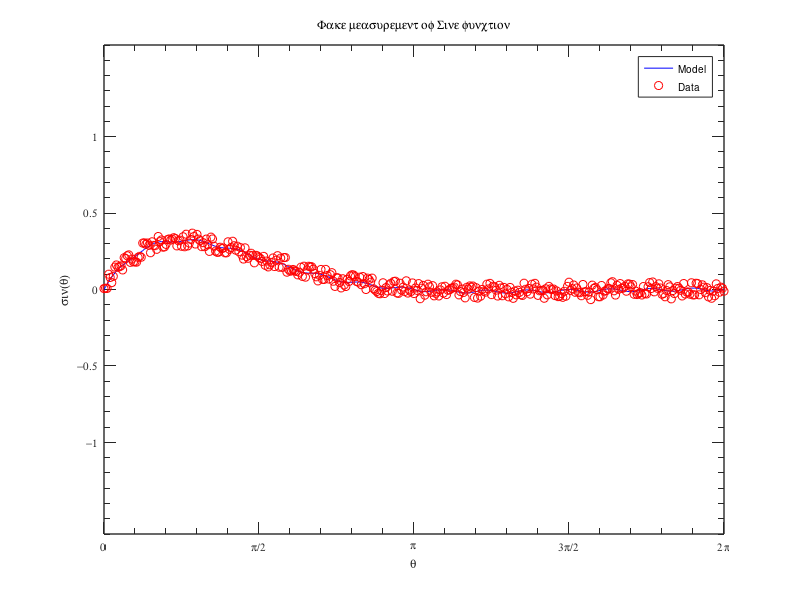

Write the MATLAB code that produced this figure.
clear; close all; clc;

x=0:pi / 200:2 * pi;
f=sin(x) .* exp(-x) + 0.01 * sin(15 * x);
data = f + 0.1 * rand(1, length(x)) - 0.05;

Units = 'Centimeters';
figWidth = 16.;
figHeight = 8.;

ff=figure('Units',Units,'Position',[10 10 figWidth figHeight]);

pp=plot(x,f,'b',x,data,'ro');

axis([0 2*pi -1.6 1.6])
xlabel('\theta')
ylabel('sin(\theta)')
title('Fake measurement of Sine function')

aa=gca;

set(aa,'LineWidth',1,...
       'TickLength',get(aa,'TickLength')*2,...
       'FontSize',8,...        % Set the font for the axes
       'FontName','Symbol',... % to get the pi symbol in labels
       'XTick',[0  pi/2 pi 3*pi/2 2*pi],...
       'XTickLabel',{'0';'p/2';'p';'3p/2';'2p'},...
       'XMinorTick','On',...
       'YTick',[-1 -.5 0 .5 1],...
       'YMinorTick','On')

ll=legend('Model','Data')
set(ll,'FontName','Helvetica')

set(aa,'Units',Units,'OuterPosition',[0 0 figWidth figHeight])

newPos = get(aa, 'OuterPosition') - ...
   get(aa,'TightInset')*[-1 0 1 0; 0 -1 0 1; 0 0 1 0; 0 0 0 1];

set(aa, 'Position', newPos);
